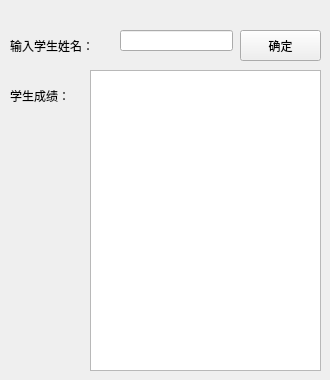
        <widget class="QWidget" name="page_5">
         <widget class="QLabel" name="label_9">
          <property name="geometry">
           <rect>
            <x>10</x>
            <y>20</y>
            <width>121</width>
            <height>51</height>
           </rect>
          </property>
          <property name="text">
           <string>输入学生姓名：</string>
          </property>
         </widget>
         <widget class="QLineEdit" name="lineEdit_4">
          <property name="geometry">
           <rect>
            <x>120</x>
            <y>30</y>
            <width>113</width>
            <height>21</height>
           </rect>
          </property>
         </widget>
         <widget class="QPushButton" name="pushButton_14">
          <property name="geometry">
           <rect>
            <x>240</x>
            <y>30</y>
            <width>81</width>
            <height>31</height>
           </rect>
          </property>
          <property name="text">
           <string>确定</string>
          </property>
         </widget>
         <widget class="QLabel" name="label_10">
          <property name="geometry">
           <rect>
            <x>10</x>
            <y>70</y>
            <width>121</width>
            <height>51</height>
           </rect>
          </property>
          <property name="text">
           <string>学生成绩：</string>
          </property>
         </widget>
         <widget class="QTextEdit" name="textEdit_3">
          <property name="geometry">
           <rect>
            <x>90</x>
            <y>70</y>
            <width>231</width>
            <height>301</height>
           </rect>
          </property>
         </widget>
        </widget>
